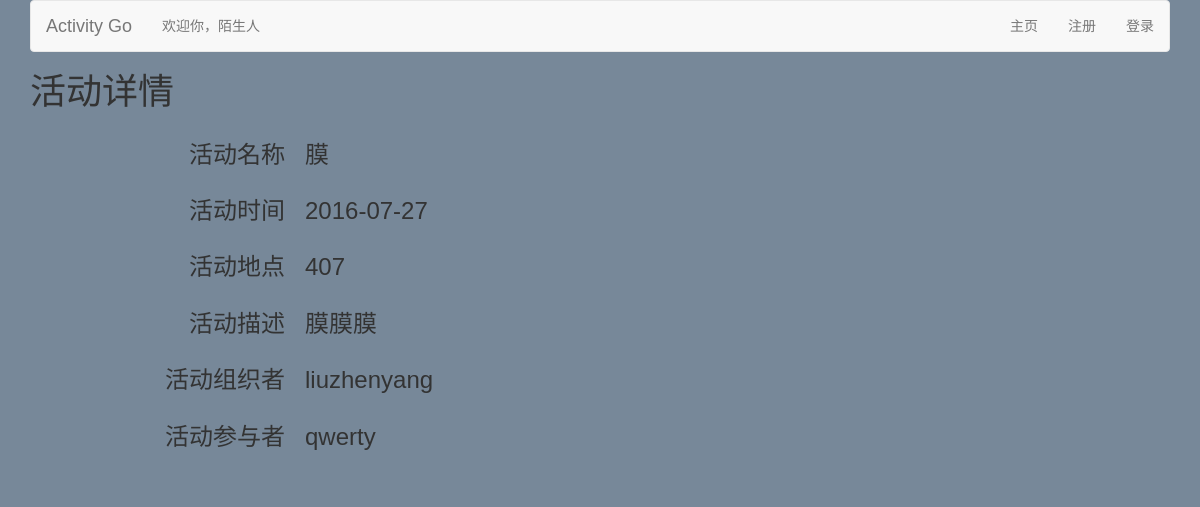
/detailnousera9/, run on an earlier commit of the app's database.
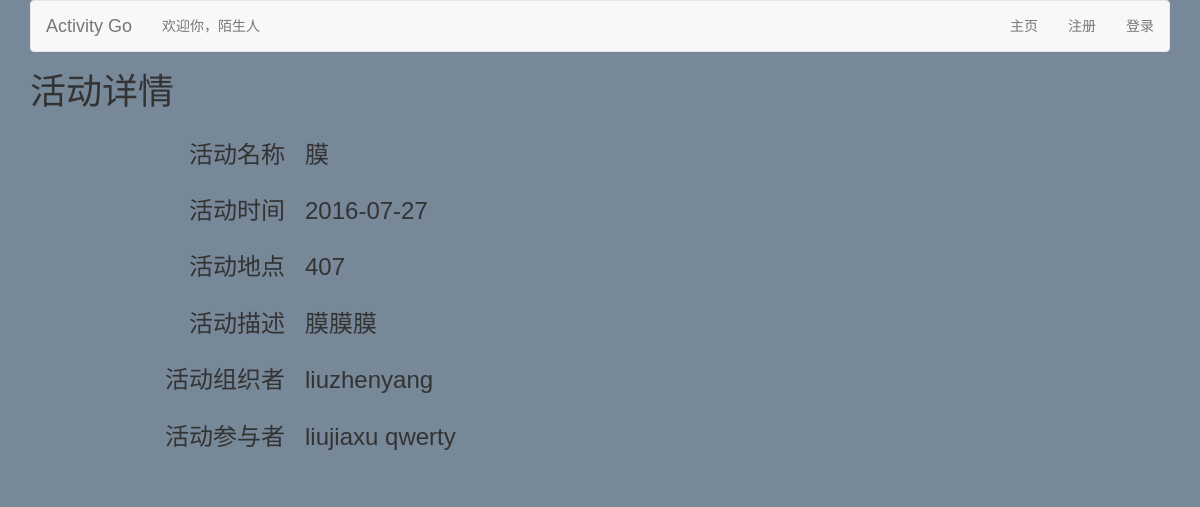
And on a later commit of the database.
### activity/models.py (models this page shows, shortened)
class User(models.Model):
	username = models.CharField(max_length=50)
	password = models.CharField(max_length=50)
	email = models.CharField(max_length = 50)
	phone = models.CharField(max_length=50)
	headImg = models.FileField(upload_to = 'activity/static/images/', default = 'activity/static/01.jpg')
	credit = models.IntegerField(default=3)

### activity/views.py (the view)
# urls.py: url(r'^detailnousera(?P<id>\d+)/$', 'activity.views.DetailNoUser', name = 'detail_nouser'),
def DetailNoUser(Req, id):
    un = Req.COOKIES.get('username', '')
    act = Activities.objects.get(id = str(id))
    return render_to_response('detail_nouser.html',{'username': un, 'act': act, })

### activity/templates/detail_nouser.html (shortened to what this page needs)
{% extends "base_nouser.html" %}
{% block content %}
<h1>活动详情</h1>
<dl class="dl-horizontal col-sm-offset-1">
				<dt>
					<h3>活动名称</h3>
				</dt>
				<dd>
					<h3>{{act.aname}}</h3>
				</dd>
				<dt>
					<h3>活动时间</h3>
				</dt>
				<dd>
					<h3>{{act.adate}}</h3>
				</dd>
				<dt>
					<h3>活动地点</h3>
				</dt>
				<dd>
					<h3>{{act.alocation}}</h3>
				</dd>
				<dt>
					<h3>活动描述</h3>
				</dt>
				<dd>
					<h3>{{act.adescription}}</h3>
				</dd>
				<dt>
					<h3>活动组织者</h3>
				</dt>
				<dd>
                    <h3>{{act.aorganiser}}</h3>
				</dd>
				<dt>
					<h3>活动参与者</h3>
				</dt>
				<dd>
				    <h3>
					{% for par in act.aparticipants.all %}
					{{par.username}}
					{% endfor %}
					</h3>
				</dd>
			</dl>
{% endblock %}

What changed in the data, as far as the page shows it:
now on this page (row edited): User: username "liujiaxu"
